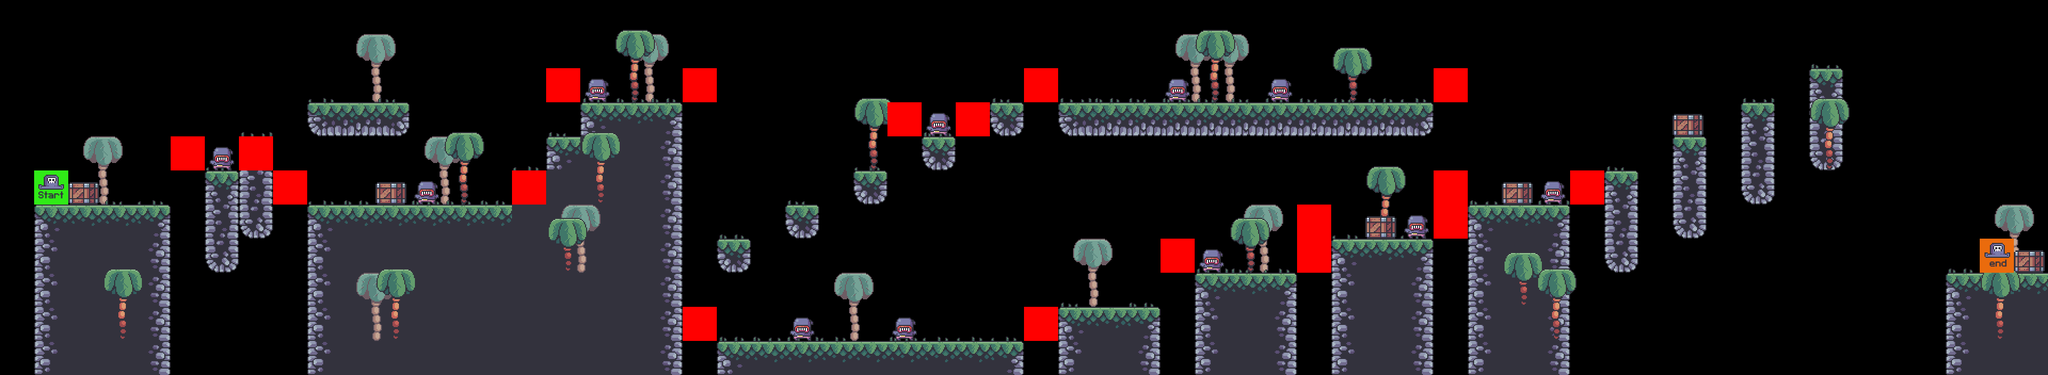

A 2D game scene composited from a Tiled map and its tileset images. What follows is a short description and the map's XML, with each tile layer's data collapsed to a summary:
An orthogonal 60x11 tile map with 64x64 px tiles, 8 tile layers (terrain, bg_palms, grass, palms, ...), 1 hidden layer not drawn, 7 tilesets.

<map version="1.10" tiledversion="1.10.2" orientation="orthogonal" renderorder="right-down" width="60" height="11" tilewidth="64" tileheight="64" infinite="0" nextlayerid="10" nextobjectid="1">
 <editorsettings>
  <export target="level0.csv" format="csv" />
 </editorsettings>
 <tileset firstgid="1" source="../Tilesets/terrain_tiles.tsx" />
 <tileset firstgid="17" source="../Tilesets/coin_tiles.tsx" />
 <tileset firstgid="19" source="../Tilesets/grass.tsx" />
 <tileset firstgid="24" source="../Tilesets/palms.tsx" />
 <tileset firstgid="27" source="../Tilesets/player_tiles.tsx" />
 <tileset firstgid="29" source="../Tilesets/enemy_tile.tsx" />
 <tileset firstgid="31" source="../Tilesets/crates.tsx" />
 <layer id="1" name="terrain" width="60" height="11" locked="1">
  <data>[660 cells, 184 non-empty, 13 distinct tile ids]</data>
 </layer>
 <layer id="5" name="bg_palms" width="60" height="11" locked="1">
  <data>[660 cells, 12 non-empty, 1 distinct tile ids]</data>
 </layer>
 <layer id="3" name="grass" width="60" height="11" locked="1">
  <data>[660 cells, 61 non-empty, 5 distinct tile ids]</data>
 </layer>
 <layer id="4" name="palms" width="60" height="11" locked="1">
  <data>[660 cells, 15 non-empty, 2 distinct tile ids]</data>
 </layer>
 <layer id="6" name="crates" width="60" height="11" locked="1">
  <data>[660 cells, 7 non-empty, 1 distinct tile ids]</data>
 </layer>
 <layer id="2" name="coins" width="60" height="11" visible="0">
  <data>[660 cells, 25 non-empty, 2 distinct tile ids]</data>
 </layer>
 <layer id="7" name="player" width="60" height="11" locked="1">
  <data>[660 cells, 2 non-empty, 2 distinct tile ids]</data>
 </layer>
 <layer id="8" name="enemies" width="60" height="11" locked="1">
  <data>[660 cells, 11 non-empty, 1 distinct tile ids]</data>
 </layer>
 <layer id="9" name="constraints" width="60" height="11" locked="1">
  <data>[660 cells, 18 non-empty, 1 distinct tile ids]</data>
 </layer>
</map>
